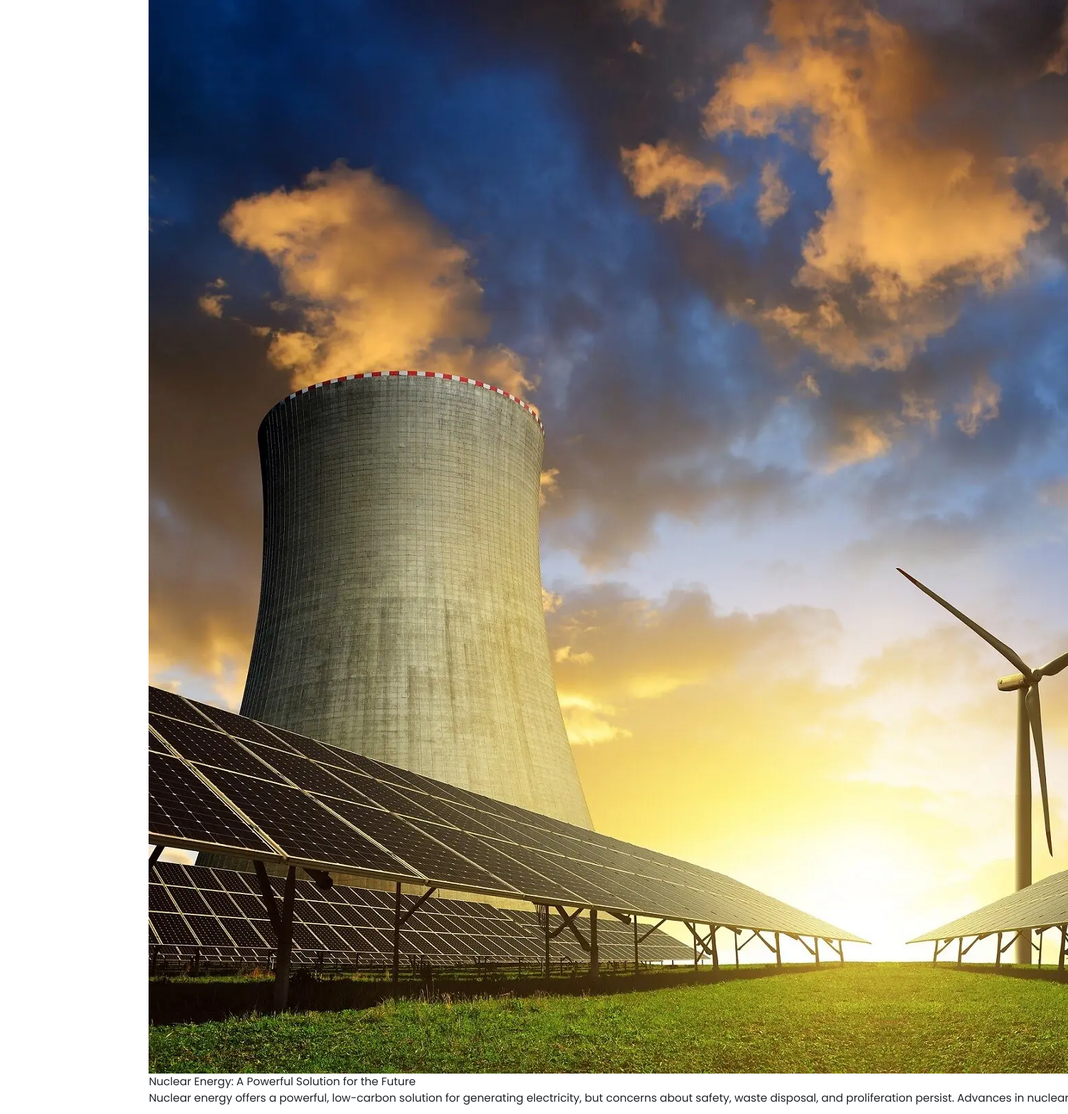
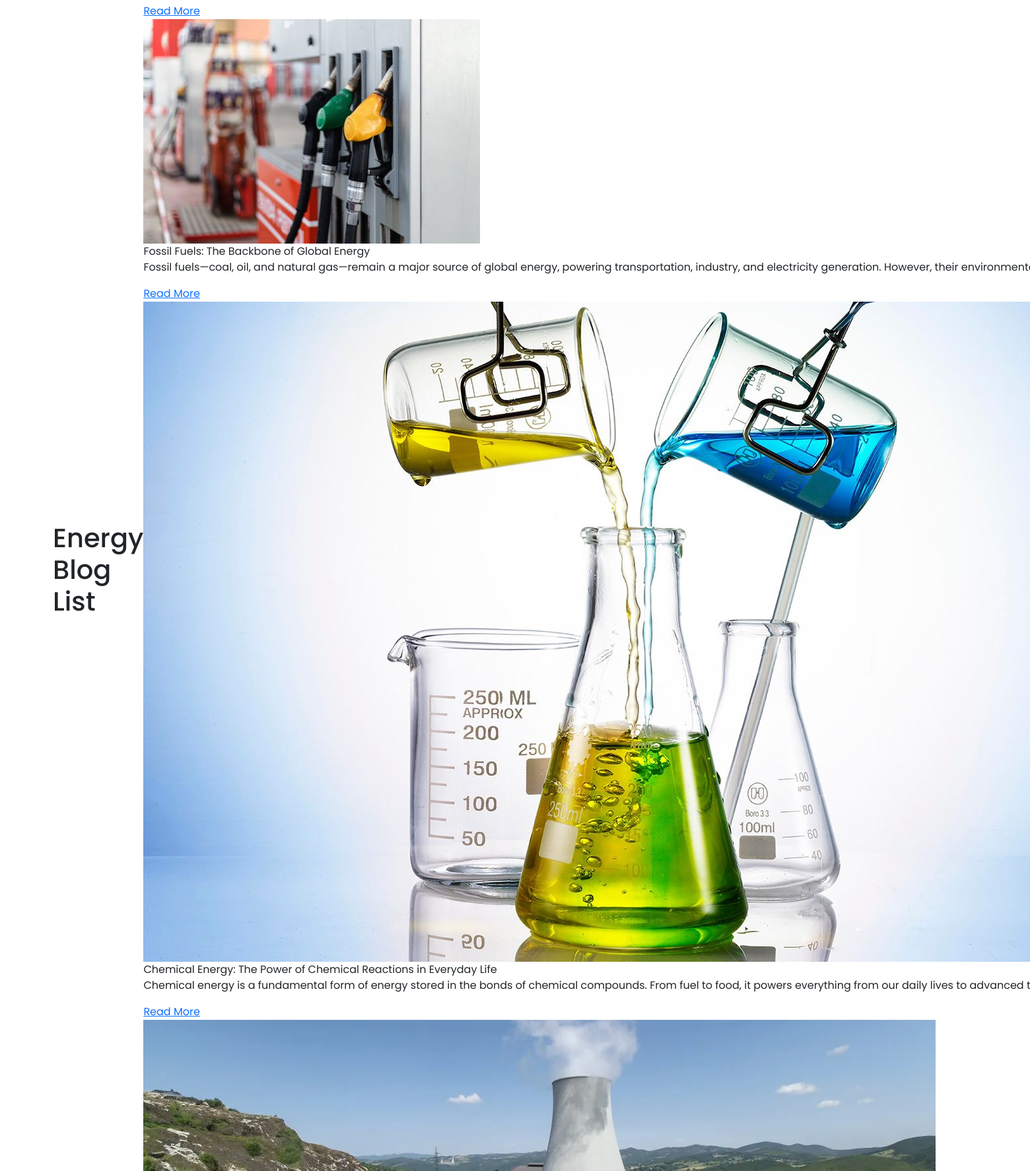
/blog/energy/ (upper part), run on the app's committed database (2 pictures, top to bottom).
### blog/models.py (models this page shows, shortened)
class Blog(models.Model):
    BLOG_TYPE_CHOICES = [
        ('commerce', 'commerce'),
        ('energy', 'energy'),
        ('esports', 'esports'),
        ('fintech', 'fintech'),
        ('healthcare', 'healthcare'),
        ('realestate', 'realestate'),
        ('tour', 'tour'),
    ]
    title = models.CharField(max_length=255)
    slug = models.SlugField(unique=False, blank=True)
    image = models.ImageField(upload_to="blog/images/blog_images")
    content = models.TextField()
    short_description = models.CharField(max_length=200, blank=True, null=True)
    category = models.CharField(max_length=100)
    published_date = models.DateTimeField(auto_now_add=True)
    author = models.CharField(max_length=100, default="Unknown Author")
    author_description = models.TextField(default="No description available.")
    author_image = models.ImageField(
    upload_to='blog/images/author_images/',
    default='blog/images/author_images/default_author_image.png',
    blank=True, null=True
    )
    active = models.BooleanField(default=True)
    tags = models.ManyToManyField(Tag, blank=True)
    blog_type = models.CharField(
        max_length=20, choices=BLOG_TYPE_CHOICES, default='healthcare'
    )  # Default value corrected

### blog/views.py (the view)
# urls.py: path("energy/", views.blog_list, {"blog_type": "energy"}, name="energy_blog_list"),
def blog_list(request, blog_type=None):
    if blog_type not in dict(Blog.BLOG_TYPE_CHOICES).keys():
        messages.error(request, 'Invalid blog type!')
        return redirect('blog:form')
    blogs = Blog.objects.filter(active=True, blog_type=blog_type).order_by("-published_date")
    for blog in blogs:
        if not blog.slug or not slugify(blog.slug):
            blog.slug = slugify(blog.title)
            blog.save()
    return render(request, f'{blog_type}_blog_list.html', {
        "blogs": blogs,
        "blog_type": blog_type
    })

### blog/templates/energy_blog_list.html (shortened to what this page needs)
{% load static %}
<!DOCTYPE html>
<html lang="en">
<head>
    <link href="https://cdn.jsdelivr.net/npm/bootstrap@5.3.0-alpha1/dist/css/bootstrap.min.css" rel="stylesheet">
    <link rel="stylesheet" href="{% static 'css/styles.css' %}">
    {% include 'favicon.html' %}
</head>
<body>
    <div class="container">
        <h1 class="page-title">Energy Blog List</h1>
        <div class="blog-grid">
            {% for blog in blogs %}
            <div class="blog-card">
                <div class="blog-image">
                    {% if blog.image %}
                        <img src="{{ blog.image.url }}" alt="{{ blog.title }}" class="blog-img">
                    {% else %}
                        <img src="{% static 'images/default_blog_image.jpg' %}" alt="{{ blog.title }}" class="blog-img">
                    {% endif %}
                    <div class="blog-title">{{ blog.title }}</div>
                </div>
                <div class="blog-content">
                    <p class="blog-text">{{ blog.short_description|default:blog.content|truncatewords:30|safe }}</p>
                    <a href="{% url 'blog:energy_blog_detail' blog.slug %}" class="read-more">Read More</a>
                </div>
            </div>
            {% endfor %}
        </div>
    </div>
</body>
</html>

### static/css/styles.css (style rules this page uses)
:root { --green: #19af62; --white: #ffffff; --light-gray: #f7f7f7; --medium-gray: #d6d4d4; --dark-gray: #6e7d83; --text-color: #353c3f; --shadow: 0 4px 10px rgba(0, 0, 0, 0.2); }
body { background-image: url("../images/backdrop.jpg"); background-position: bottom; scroll-behavior: smooth; width: 100%; margin: 0; font-family: "Poppins", sans-serif; margin: 0 auto; }
.container { display: flex; justify-content: space-between; align-items: center; width: 100%; max-width: 1440px; margin: 0 auto; padding: 0 20px; box-sizing: border-box; }

### data on the page
Blog: image (picture), title "Nuclear Energy: A Powerful Solution for the Future", short_description "Nuclear energy offers a powerful, low-carbon solution for generating electricity, but concerns about safety, waste disposal, and proliferation persist. Advances in nuclear…"
Blog: image (picture), title "Fossil Fuels: The Backbone of Global Energy", short_description "Fossil fuels—coal, oil, and natural gas—remain a major source of global energy, powering transportation, industry, and electricity generation. However, their…"
Blog: image (picture), title "Chemical Energy: The Power of Chemical Reactions in Everyday Life", short_description "Chemical energy is a fundamental form of energy stored in the bonds of chemical compounds. From fuel to food, it powers everything from our daily lives to advanced…"
Blog: image (picture)
